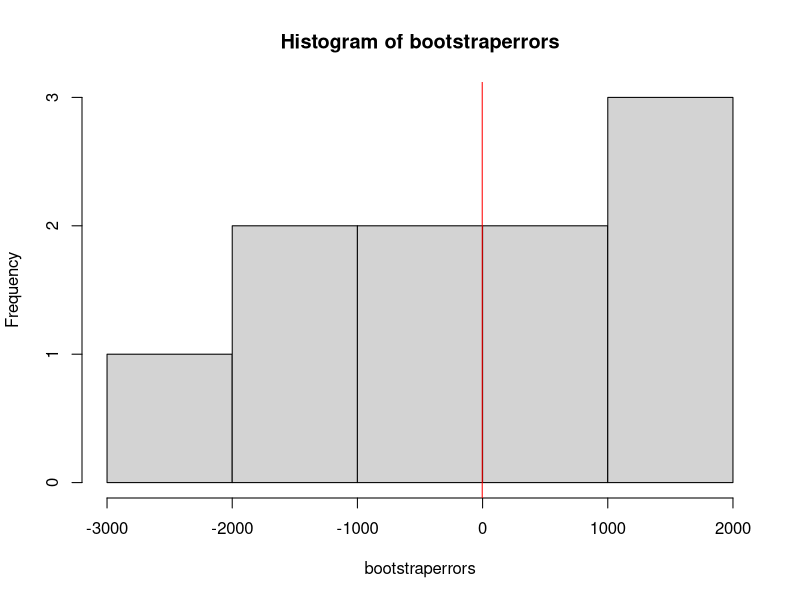
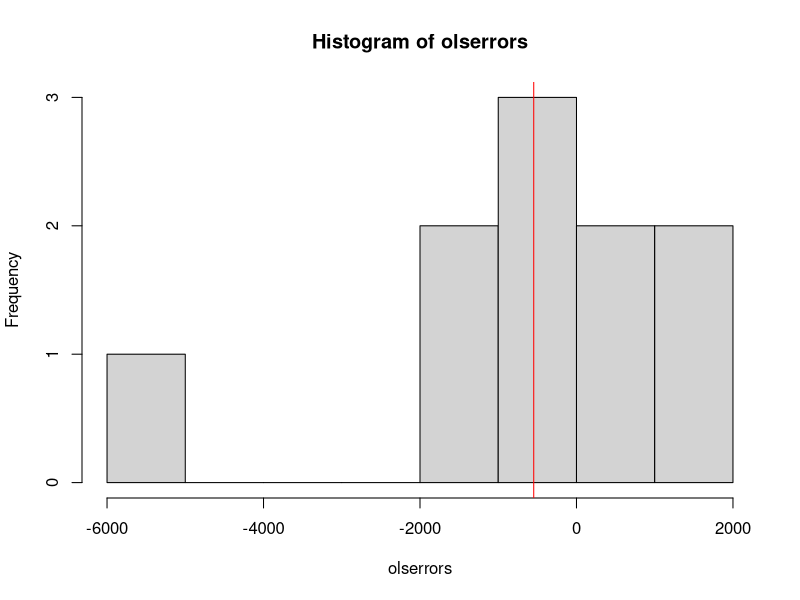
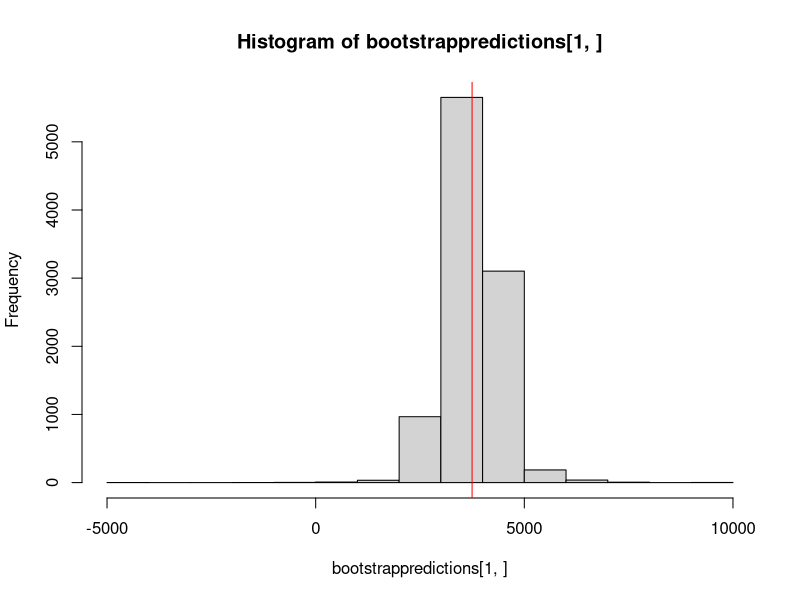

Write R code to recreate these figures, in order.
# Load necessary libraries
library(dplyr) # Used for data manipulation
library(boot) # Used for bootstrap analysis

# Set seed for reproducibility
set.seed(16)

# Generate independent variables
n <- 50
x1 <- rnorm(n, mean = 20, sd = 1)
x2 <- rnorm(n, mean = 15, sd = 4)
x3 <- rnorm(n, mean = 10, sd = 3)
x4 <- rnorm(n, mean = 5, sd = 5)

# Generate dependent variable with a polynomial relationship
y <- 3 + 0.8*x1^2 + 0.8*x2^3 + 0.0053*x3^4 + 0.02*x4^5 + rnorm(n, mean = 0, sd = 5)

# Create a data frame
data <- data.frame(y, x1, x2, x3, x4)

# Add an error term to x variables that scales with the corresponding y value
x1new <- x1 + rnorm(n, mean = 0, sd = 0.2 * abs(y))
x2new <- x2 + rnorm(n, mean = 0, sd = 0.2 * abs(y))
x3new <- x3 + rnorm(n, mean = 0, sd = 0.2 * abs(y))
x4new <- x4 + rnorm(n, mean = 0, sd = 0.2 * abs(y))

# Create a new data frame
datanew <- data.frame(y, x1new, x2new, x3new, x4new)


# 5. Split into training and test data


set.seed(123)
trainindices <- sample(1:nrow(datanew), size = 0.8 * nrow(datanew))
traindata <- datanew[trainindices, ]
testdata <- datanew[-trainindices, ]


# 6. Define number of bootstrap simulations
n_simulations <- 10000

# 7. OLS model


olsmodel <- lm(y ~ I(x1new^2) + I(x2new^3) + I(x3new^4) + I(x4new^5), data = traindata)

# Get summary for OLS model to extract coefficient SE and CI
ols_summary <- summary(olsmodel)
ols_coefs <- ols_summary$coefficients

# Calculate Confidence Intervals for OLS coefficients
ols_confint <- confint(olsmodel)

# --- OLS R-squared ---
r_squared <- summary(olsmodel)$r.squared
adj_r_squared <- summary(olsmodel)$adj.r.squared


# 8. Bootstrap model for coefficients


coef_function <- function(data, indices) {
  d <- data[indices,]
  fit <- lm(y ~ I(x1new^2) + I(x2new^3) + I(x3new^4) + I(x4new^5), data = d)
  return(coef(fit))
}

boot_results <- boot(data = traindata, statistic = coef_function, R = n_simulations)

bootstrap_coef_se <- apply(boot_results$t, 2, sd)
bootstrap_coef_ci <- t(apply(boot_results$t, 2, quantile, probs = c(0.025, 0.975)))

# OLS Prediction Errors
ols_preds_info <- predict(olsmodel, newdata = testdata, se.fit = TRUE, interval = "confidence")
olspreds <- ols_preds_info$fit[, "fit"]
olserrors <- olspreds - testdata$y
MBEOLS <- mean(olserrors)
RMSEOLS <- sqrt(mean(olserrors^2))
SEOLS_pred <- mean(ols_preds_info$se.fit)
CI_OLS_pred <- ols_preds_info$fit[, "upr"] - ols_preds_info$fit[, "lwr"]
AvgCIWidthOLS_pred <- mean(CI_OLS_pred)

# Bootstrap Prediction Errors
bootstrappredictions <- matrix(NA, nrow = nrow(testdata), ncol = n_simulations)
for (i in 1:n_simulations) {
  indices <- sample(1:nrow(traindata), replace = TRUE)
  bootmodel <- lm(y ~ I(x1new^2) + I(x2new^3) + I(x3new^4) + I(x4new^5),
                  data = traindata[indices, ])
  bootstrappredictions[, i] <- predict(bootmodel, newdata = testdata)
}
bootstrapmeanpreds <- rowMeans(bootstrappredictions)
bootstraperrors <- bootstrapmeanpreds - testdata$y
MBEBootstrap <- mean(bootstraperrors)
RMSEBootstrap <- sqrt(mean(bootstraperrors^2))
SEBootstrap_pred <- mean(apply(bootstrappredictions, 1, sd))
CI_Bootstrap_pred <- t(apply(bootstrappredictions, 1, quantile, probs = c(0.025, 0.975)))
AvgCIWidthBootstrap_pred <- mean(CI_Bootstrap_pred[, 2] - CI_Bootstrap_pred[, 1])

# --- Bootstrap R-squared Distribution ---
bootstrap_r_squared <- numeric(n_simulations)
for (i in 1:n_simulations) {
  indices <- sample(1:nrow(traindata), replace = TRUE)
  bootmodel <- lm(y ~ I(x1new^2) + I(x2new^3) + I(x3new^4) + I(x4new^5),
                  data = traindata[indices, ])
  bootstrap_r_squared[i] <- summary(bootmodel)$r.squared
}
mean_r_squared_boot <- mean(bootstrap_r_squared)
ci_r_squared_boot <- quantile(bootstrap_r_squared, probs = c(0.025, 0.975))

# --- Output ---
cat("\n--- OLS Model (Prediction Errors) ---\n")
cat("MBEOLS: ", round(MBEOLS, 4), "\n")
cat("RMSEOLS: ", round(RMSEOLS, 4), "\n")

cat("\n--- OLS Model (Coefficient Estimates) ---\n")
print(ols_coefs)
cat("\n--- OLS Model (95% Confidence Intervals for Coefficients) ---\n")
print(ols_confint)

cat("\n--- OLS Model (R-squared) ---\n")
cat("R-squared: ", round(r_squared, 4), "\n")

cat("\n--- Bootstrap Model (Prediction Errors) ---\n")
cat("MBEBootstrap: ", round(MBEBootstrap, 4), "\n")
cat("RMSEBootstrap: ", round(RMSEBootstrap, 4), "\n")

cat("\n--- Bootstrap Model (95% Confidence Intervals for Coefficients) ---\n")
print(bootstrap_coef_ci)
cat("\n--- Bootstrap Model (Standard Errors for Coefficients) ---\n")
print(bootstrap_coef_se)

cat("\n--- Bootstrap Model (R-squared) ---\n")
cat("Mean R-squared: ", round(mean_r_squared_boot, 4), "\n")

hist(bootstraperrors) 
abline(v = mean(bootstraperrors), col = "red") 

hist(olserrors)
abline(v = mean(olserrors), col = "red")

hist(bootstrappredictions[1,])
abline(v = mean(bootstrappredictions[1,]), col = "red")
